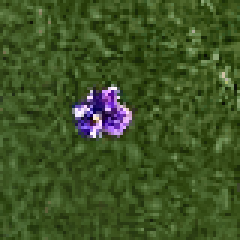
#> input picture copilot-starter-kit-main/backup_samples/templates/template_0.png, 80 x 80 px, found by its file name (shown 3 times larger)
$ python normalize_samples.py
#> lines starting #> are read from the running program, lines starting #| are printed output that depends on the picture
"""
normalize_samples.py — нормализация и объединение сэмплов.

Что делает:
  1. Все сэмплы vkusnocvet (из training_data/vkusnocvet/ и templates/) → 64×64
  2. Все сэмплы povei (из training_data/povei/) → 64×64
  3. Перемещает templates/ → training_data/vkusnocvet/ (единое место)
  4. Удаляет дубликаты по хэшу изображения
  5. Пересохраняет с последовательными именами sample_0.png, sample_1.png, ...
  6. Создаёт резервную копию в backup_samples/

Запуск: python normalize_samples.py
"""

import cv2
import os
import shutil
import hashlib
import numpy as np

TARGET_SIZE_VKUSN = 64   # целевой размер для вкусноцвета
TARGET_SIZE_POVEI = 64   # целевой размер для повея

BACKUP_DIR = 'backup_samples'


def img_hash(img):
    return hashlib.md5(img.tobytes()).hexdigest()


def center_crop_resize(img, target):
    """Обрезает по центру до квадрата, затем ресайзит до target×target."""
    h, w = img.shape[:2]
    # Обрезаем по меньшей стороне (квадрат по центру)
    side = min(h, w)
    y0 = (h - side) // 2
    x0 = (w - side) // 2
    cropped = img[y0:y0+side, x0:x0+side]
    return cv2.resize(cropped, (target, target), interpolation=cv2.INTER_AREA)


def process_dir(src_dir, target_size, label, extra_dirs=None):
    """
    Собирает все PNG из src_dir и extra_dirs,
    нормализует до target_size×target_size,
    дедуплицирует, пересохраняет.
    Возвращает количество сохранённых файлов.
    """
    if not os.path.isdir(src_dir):
        print(f"  [skip] {src_dir} not found")
        return 0

    # Резервная копия
    backup = os.path.join(BACKUP_DIR, label)
    if os.path.isdir(src_dir):
        print(f"  Backing up {src_dir} → {backup}")
        if os.path.exists(backup):
            shutil.rmtree(backup)
        shutil.copytree(src_dir, backup)

    # Собираем все исходные файлы
    all_dirs = [src_dir] + (extra_dirs or [])
    all_files = []
    for d in all_dirs:
        if os.path.isdir(d):
            for f in sorted(os.listdir(d)):
                if f.endswith('.png'):
                    all_files.append(os.path.join(d, f))

    print(f"  Collecting {len(all_files)} files from {all_dirs}")

    # Загружаем, нормализуем, дедупликация
    seen_hashes = set()
    normalized = []
    for path in all_files:
        img = cv2.imread(path)
        if img is None:
            print(f"    [skip] can't read {path}")
            continue
        h, w = img.shape[:2]
        if h == target_size and w == target_size:
            normed = img.copy()
        else:
            normed = center_crop_resize(img, target_size)
        hsh = img_hash(normed)
        if hsh in seen_hashes:
            print(f"    [dup] {os.path.basename(path)} ({w}x{h}) — skipped")
            continue
        seen_hashes.add(hsh)
        normalized.append((normed, os.path.basename(path), w, h))

    print(f"  After dedup: {len(normalized)} unique samples")

    # Очищаем src_dir и пересохраняем
    for f in os.listdir(src_dir):
        if f.endswith('.png'):
            os.remove(os.path.join(src_dir, f))

    saved = 0
    for i, (img, orig_name, ow, oh) in enumerate(normalized):
        out_path = os.path.join(src_dir, f"sample_{i}.png")
        cv2.imwrite(out_path, img)
        print(f"    {orig_name} ({ow}x{oh}) → sample_{i}.png ({target_size}x{target_size})")
        saved += 1

    return saved


def main():
    os.makedirs(BACKUP_DIR, exist_ok=True)
    print("=" * 60)
    print("NORMALIZE SAMPLES")
    print("=" * 60)

    # ── vkusnocvet: объединяем training_data/vkusnocvet/ + templates/ ──
    print("\n[vkusnocvet]")
    vkusn_dir = os.path.join('training_data', 'vkusnocvet')
    os.makedirs(vkusn_dir, exist_ok=True)

    # Резервная копия templates/
    if os.path.isdir('templates'):
        tpl_backup = os.path.join(BACKUP_DIR, 'templates')
        print(f"  Backing up templates/ → {tpl_backup}")
        if os.path.exists(tpl_backup):
            shutil.rmtree(tpl_backup)
        shutil.copytree('templates', tpl_backup)

    n = process_dir(vkusn_dir, TARGET_SIZE_VKUSN, 'vkusnocvet',
                    extra_dirs=['templates'])
#> in process_dir, img is the input picture: shape (80, 80, 3); mean B, G, R 37, 83.5, 62.3
#> in center_crop_resize, `return cv2.resize(cropped, (target, target), interpolation=cv2.INTER_A..`:
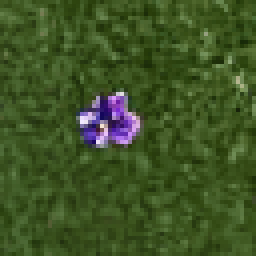
#> returned value: shape (64, 64, 3) (shown 4 times larger); mean of channels 0, 1, 2 37, 83.5, 62.3; drawn as B, G, R
#> in process_dir, `hsh = img_hash(normed)`: hsh = '6d87a6251bda52826a54db6ae2f84102'
#|   After dedup: 1 unique samples
#> the loop in process_dir, `for i, (img, orig_name, ow, oh) in enumerate(normalized):` made 1 pass
#> (orig_name, ow, oh, saved) on pass 1: ('template_0.png', 80, 80, 1)
#|     template_0.png (80x80) → sample_0.png (64x64)
#> after the loop in process_dir, `for i, (img, orig_name, ow, oh) in enumerate(normalized):`: saved = 1
#> n = 1
    print(f"  → {n} vkusnocvet samples saved to {vkusn_dir}/")
#|   → 1 vkusnocvet samples saved to training_data/vkusnocvet/

    # Очищаем templates/ (файлы теперь в training_data/vkusnocvet/)
    if os.path.isdir('templates'):
        tpl_files = [f for f in os.listdir('templates') if f.endswith('.png')]
        for f in tpl_files:
            os.remove(os.path.join('templates', f))
        print(f"  Cleared {len(tpl_files)} files from templates/ (merged into vkusnocvet/)")

    # ── povei ──────────────────────────────────────────────────────────
    print("\n[povei]")
    povei_dir = os.path.join('training_data', 'povei')
    os.makedirs(povei_dir, exist_ok=True)
    n = process_dir(povei_dir, TARGET_SIZE_POVEI, 'povei')
#> n = 0
    print(f"  → {n} povei samples saved to {povei_dir}/")
#|   → 0 povei samples saved to training_data/povei/

    print("\n" + "=" * 60)
    print("DONE. Резервная копия в backup_samples/")
    print(f"Запусти бота — он подгрузит нормализованные шаблоны 64x64.")
    print("=" * 60)


if __name__ == '__main__':
    main()
